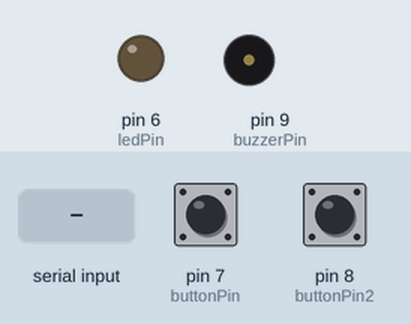
A sketch run on a simulated Arduino Uno, built with avr-gcc and run on an emulated ATmega328P. Shown: output pins drawn as LEDs (lit = HIGH), buzzer (waves = sounding). The test bench sets the inputs (shaded band); at power-on: pin 7 (buttonPin) HIGH, pin 8 (buttonPin2) HIGH. What the sketch prints to the serial monitor is not drawn.

Above: at 1.2 s.
1.3 s: "3" received over Serial
At 1.4 s:
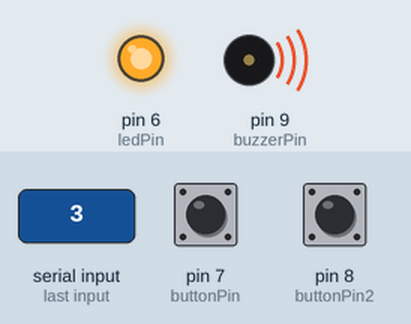
3.0 s: pin 7 (buttonPin) pulled LOW for 0.15 s
Timing chart, 0 to 6.0 s (numbered marks = the images above; inputs shaded):
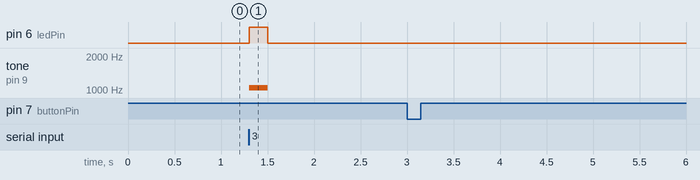

Measured:
- after the input at 1.3 s, pin 6 (ledPin): LOW → HIGH at once, → LOW 0.20 s later; tone on pin 9 (buzzerPin): silent → 1047 Hz at once, → silent 0.20 s later
- after the input at 3.0 s, every drawn part: stays the same

The sketch:

D_A.ino
```cpp
const int ledPin = 6;      // LED connected to digital pin 6
const int buttonPin = 7;
const int buttonPin2 = 8;
const int buzzerPin = 9;


int command, active;
void setup() {
  Serial.begin(9600);  // Initialize software serial communication
  pinMode(ledPin, OUTPUT);
  pinMode(buttonPin, INPUT_PULLUP);
  pinMode(buttonPin2, INPUT_PULLUP);
  pinMode(buzzerPin, OUTPUT);
}

void loop() {
  if (Serial.available() > 0) {
    command = Serial.read();  // Read the command sent by the master
    if (command == '3') {
      digitalWrite(ledPin, HIGH);  // Turn the LED on
      //digitalWrite(buzzerPin, HIGH);
      tone(buzzerPin,1047);
      delay(200);
    }else{
      digitalWrite(ledPin, LOW);
     //digitalWrite(buzzerPin, LOW);
     noTone(buzzerPin);
    }
   }
  if (digitalRead(buttonPin) == LOW) {
    active = 1;
    delay(30);
  }
  if (digitalRead(buttonPin2) == LOW) {
    active = 0;
    delay(30);
  }

  if (active == 1) {
    Serial.println('1');
    delay(100);
  } else {
    digitalWrite(ledPin, LOW);
    //digitalWrite(buzzerPin, LOW);
    noTone(buzzerPin);
  }
}
```
